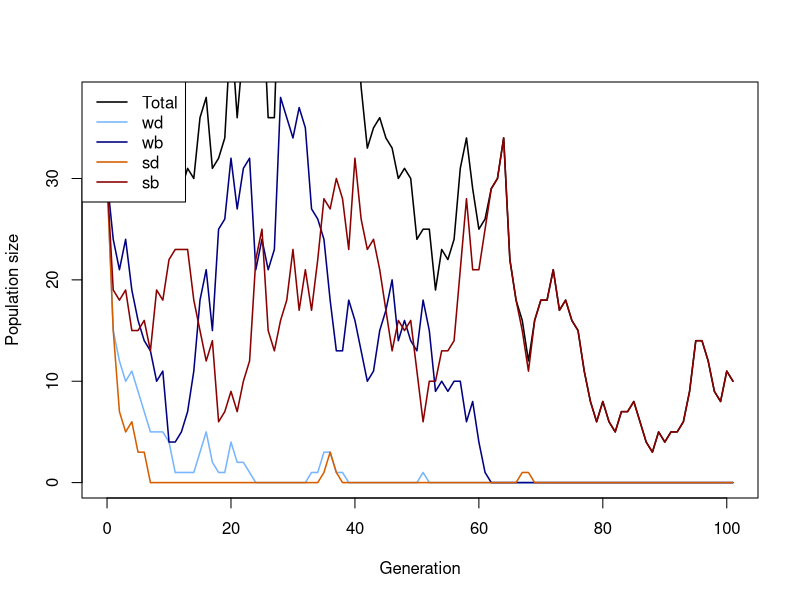
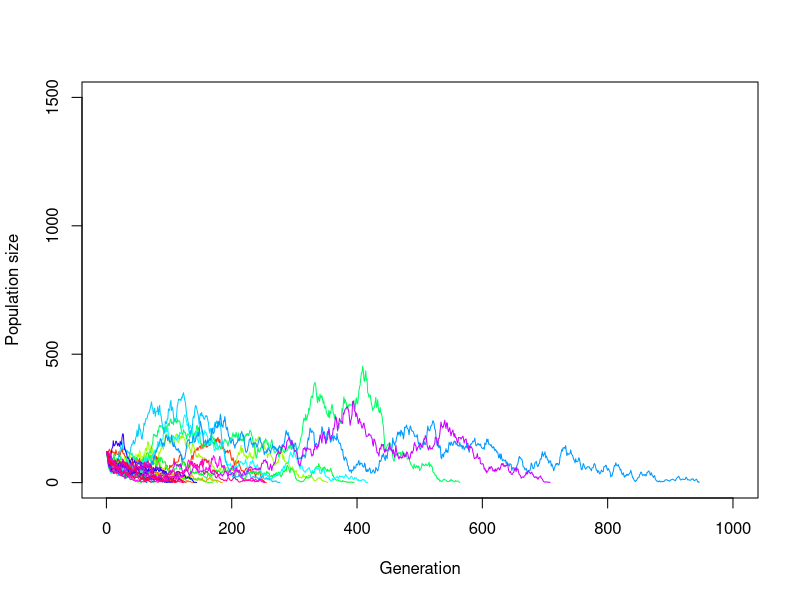
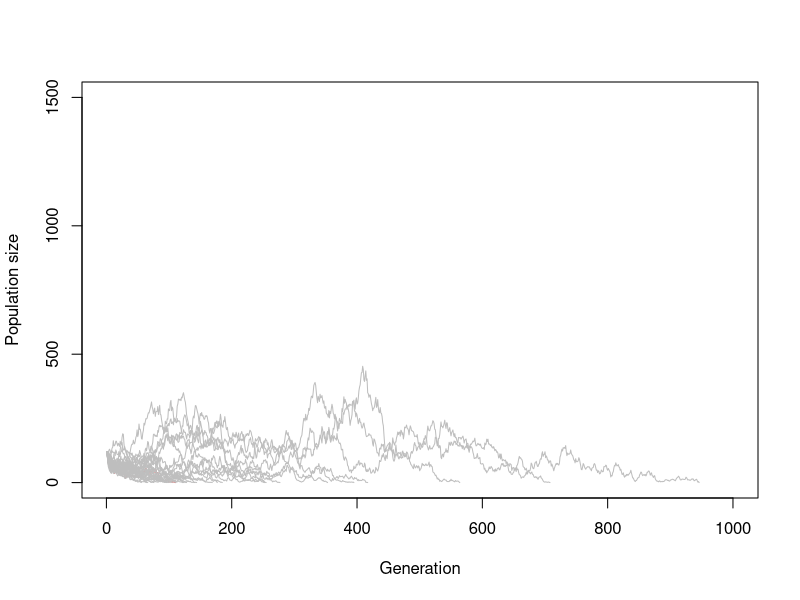
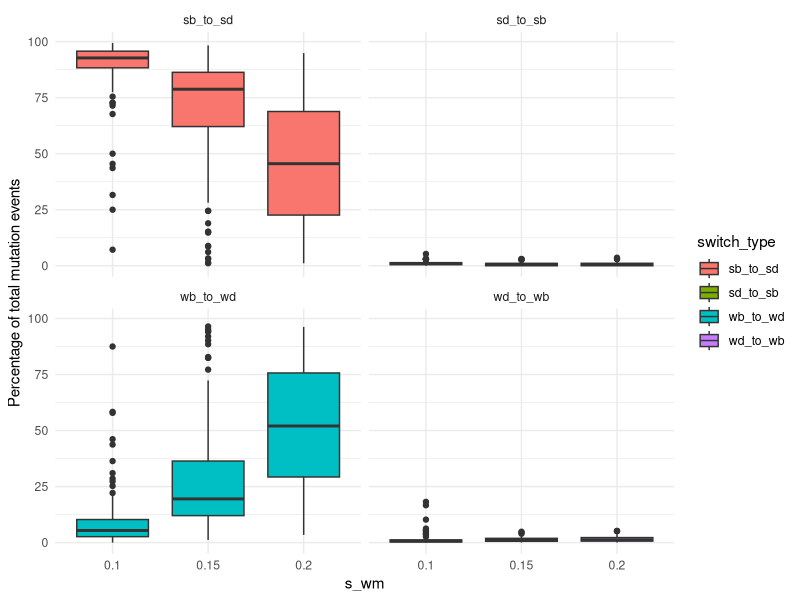
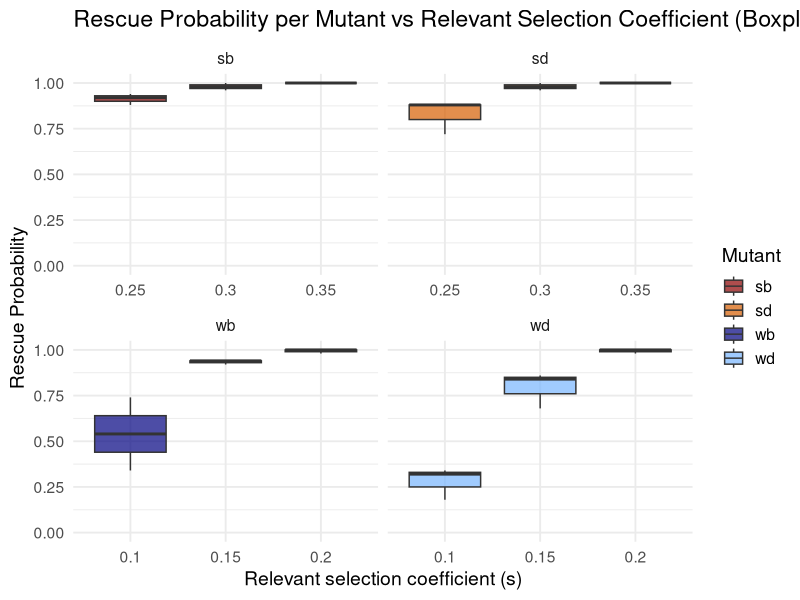
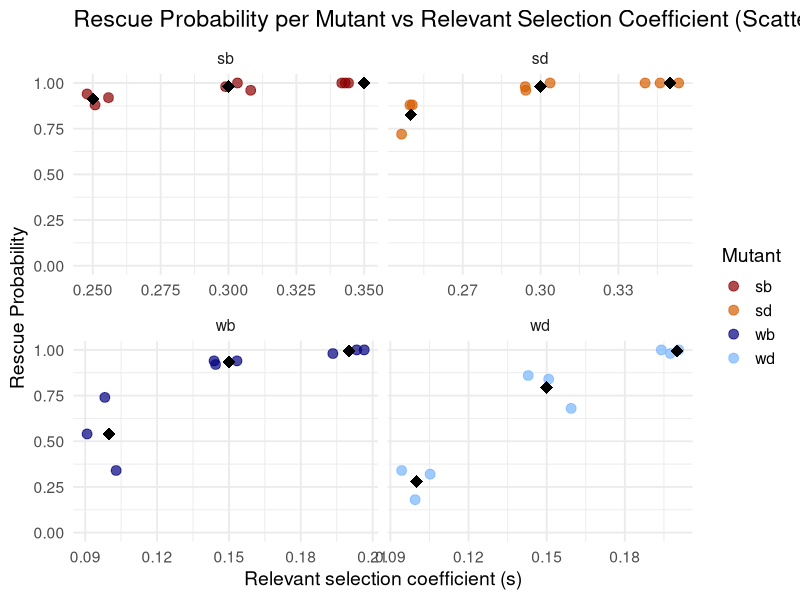
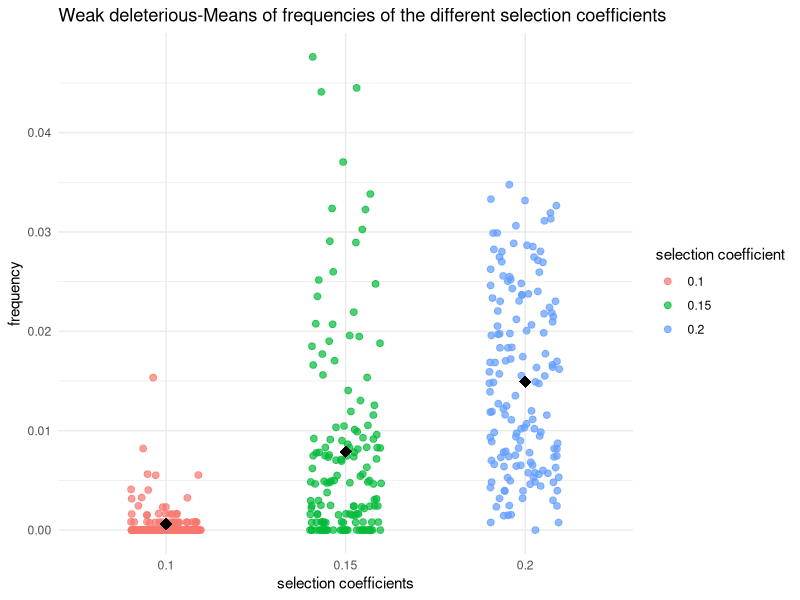
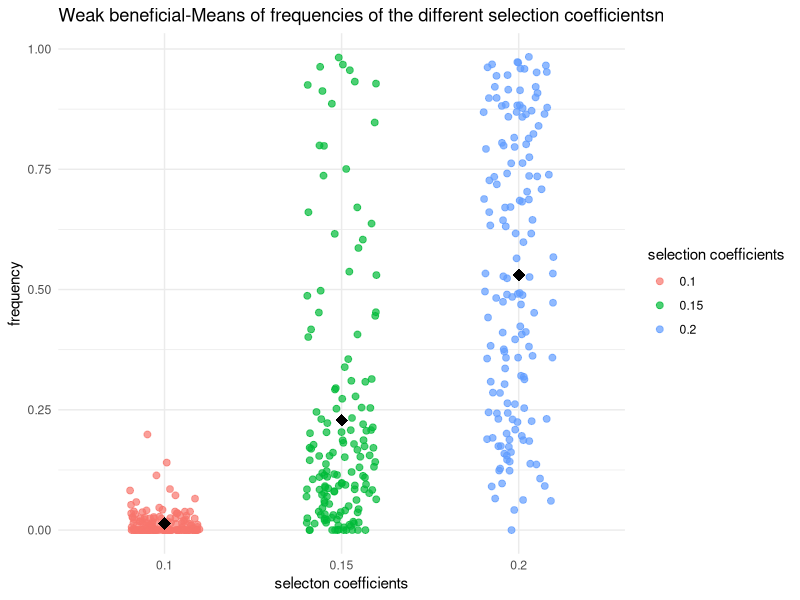

Generate these figures, in order, with R:
## ---- chunk 1
# Function for simulating one Generation in the Population
# adding the population sizes, decay rates, seleection coefficients and mutation rates
simulate_one_gen <- function(N_wd, N_wb, N_sd, N_sb, decay_rate_wm, decay_rate_sm, s_wm, s_sm, m_rate_wm, m_rate_sm) {
  
  # draw Offspring according to Poisson Distribution
  # altered so all four different mutations are considered 
  # for deleterious mutations the s is calculated minus (negative effect) and for the beneficial muation the s is added (positive effect)
  
  offsp_wd <- rpois(1, N_wd * (1-decay_rate_wm-s_wm))
  offsp_wb <- rpois(1, N_wb * (1-decay_rate_wm+s_wm))
  offsp_sd <- rpois(1, N_sd * (1-decay_rate_sm-s_sm))
  offsp_sb <- rpois(1, N_sb * (1-decay_rate_sm+s_sm))
  
  # draw changing Mutants according to Poisson Distribution
  # alterations considering the for different mutations 
  
  mut_wd_to_wb <- rpois(1, offsp_wd * m_rate_wm)
  mut_sd_to_sb <- rpois(1, offsp_sd * m_rate_sm)
  mut_wb_to_wd <- rpois(1, offsp_wb * m_rate_wm)
  mut_sb_to_sd <- rpois(1, offsp_sb * m_rate_sm)
  
  # determine new Population Sizes of all four Mutants (2 versions of weak Mutations   and 2   versions of strong Mutations)
  # to account for back mutations as well (beneficial to deleterious), mutations rates for these cases are added (mut_b_to_d)
  
  N_wd_new <- max(offsp_wd - mut_wd_to_wb+ mut_wb_to_wd,0)
  N_wb_new <- max(offsp_wb - mut_wb_to_wd+ mut_wd_to_wb,0)
  N_sd_new <- max(offsp_sd - mut_sd_to_sb+ mut_sb_to_sd,0)
  N_sb_new <- max(offsp_sb - mut_sb_to_sd+ mut_sd_to_sb,0)
  
  # with the return function, the new values for population sizes are stored
  
   # Return new population sizes and mutation changes
  return(list(
    N_wd_new = N_wd_new,
    N_wb_new = N_wb_new,
    N_sd_new = N_sd_new,
    N_sb_new = N_sb_new,
    mut_wb_to_wd = mut_wb_to_wd,
    mut_wd_to_wb = mut_wd_to_wb,
    mut_sb_to_sd = mut_sb_to_sd,
    mut_sd_to_sb = mut_sd_to_sb
  ))
}
  # with print we visualize the numbers we get for the population sizes and mutation changes, we simulate the population by setting our parameters to certain values 


print(simulate_one_gen(N_wd=50, N_wb=50, N_sd=50, N_sb=50, decay_rate_wm=0, decay_rate_sm=0, s_wm=0, s_sm=0, m_rate_wm=0.005, m_rate_sm=0.005))
## ---- chunk 2
# Simulation runs until the 100th Generation

max_gen=1000

#With this function we simulate over generations, we put initial population sizes of the four mutations, with the parameter max_gen we determine that our simulation maximally runs until the 100th geneeration

simulate_pop <- function(init_wd, init_wb,  init_sd, init_sb, decay_rate_wm, decay_rate_sm, s_wm, s_sm, m_rate_wm, m_rate_sm, max_gen) {
  
  # Create the Vector in which to save the Results
  pop_vector <- c(init_wd,init_wb, init_sd, init_sb)
  
  # initiate the variables
  pop_new <- c(init_wd, init_wb, init_sd, init_sb)
  
   # defining counters for mutation changes
  count_wb_to_wd <- 0
  count_wd_to_wb <- 0
  count_sb_to_sd <- 0
  count_sd_to_sb <- 0
  total_mut_events <- 0
  
  # run the Simulation until Generation max_gen
  for (i in 1:(max_gen + 1)) {
    
    # redefine the current Population one Generation later
    results <- simulate_one_gen(pop_new[1],pop_new[2],pop_new[3],pop_new[4], decay_rate_wm, decay_rate_sm, s_wm, s_sm, m_rate_wm, m_rate_sm)
    
    # add the new Population Sizes to the Output Vector
    pop_new <- c(results$N_wd_new, results$N_wb_new, results$N_sd_new, results$N_sb_new)
    pop_vector <- rbind(pop_vector,pop_new)
    
     # count for tracking Mutations
    count_wb_to_wd <- count_wb_to_wd + results$mut_wb_to_wd
    count_wd_to_wb <- count_wd_to_wb + results$mut_wd_to_wb
    count_sb_to_sd <- count_sb_to_sd + results$mut_sb_to_sd
    count_sd_to_sb <- count_sd_to_sb + results$mut_sd_to_sb
    total_mut_events <- total_mut_events + results$mut_wb_to_wd + results$mut_wd_to_wb +
      results$mut_sb_to_sd + results$mut_sd_to_sb
      
    # Condition to stop the Simulation before max_gen: either the Population exceeds 10 Times the Original Population Size, or it goes extinct
    
    if ((sum(pop_new) >= 10 * sum(c(init_wd, init_wb, init_sd, init_sb))) || sum(pop_new) == 0)
      break

}
    # calculating Mutation Frequencies percent
    if (total_mut_events > 0) {
    freq_wb_to_wd <- 100 * count_wb_to_wd / total_mut_events
    freq_wd_to_wb <- 100 * count_wd_to_wb / total_mut_events
    freq_sb_to_sd <- 100 * count_sb_to_sd / total_mut_events
    freq_sd_to_sb <- 100 * count_sd_to_sb / total_mut_events
  } else {
    freq_wb_to_wd <- freq_wd_to_wb <- freq_sb_to_sd <- freq_sd_to_sb <- 0
  }  
  # Define the Row and Column Names of the Output Vector
  rownames(pop_vector) <- (0:max_gen)[1:length(pop_vector[,1])] 
  
  # the colom-names in our vectors are according to our mutations (wd, wb, sd, sb)
  
  colnames(pop_vector) <- c("wd","wb", "sd", "sb")
  
    
  
  # Return mutation results
  return(list(
    population = pop_vector,
    switch_stats = data.frame(
      wb_to_wd = freq_wb_to_wd,
      wd_to_wb = freq_wd_to_wb,
      sb_to_sd = freq_sb_to_sd,
      sd_to_sb = freq_sd_to_sb
    )
  ))
}
  



# Test the Function and plot the Result

max_gen <- 100

# Simulation Data with certain values determined

output <- simulate_pop(init_wd=30, init_wb=30,  init_sd=30, init_sb=30, decay_rate_wm=0.1, decay_rate_sm=0.2, s_wm=0.1, s_sm=0.2, m_rate_wm=0.003, m_rate_sm=0.005,max_gen)

# show the last few Lines of the Data Table

print(tail(output))

# extractin Population-Matrix 
pop_matrix <- output$population

# assign frequencies of mutation changes
switch_stats <- output$switch_stats
print(switch_stats)

# determine x Axis Range 
x_range <- 0:(nrow(pop_matrix)-1)

# plot the Output
# this plots the total Population Size-black line visible in the plot
plot(x_range, pop_matrix[,1] + pop_matrix[,2] + pop_matrix[,3] + pop_matrix[,4],
     type='l', ylim=c(0,max(pop_matrix)), xlab="Generation", ylab="Population size",
     col="black", lwd=1.5)

# adding each mutant
lines(x_range, pop_matrix[,1], col="#77b5fe", lwd=1.5) # wd
lines(x_range, pop_matrix[,2], col="navyblue", lwd=1.5) # wb
lines(x_range, pop_matrix[,3], col="#D55E00", lwd=1.5) # sd
lines(x_range, pop_matrix[,4], col="darkred", lwd=1.5) # sb

# Legend
legend("topleft",
       legend=c("Total","wd","wb","sd","sb"),
       col=c("black","#77b5fe","navyblue","#D55E00","darkred"),
       lty=1, lwd=1.5)

# output of mutation changes in per cent
print(switch_stats)

## ---- chunk 3
# code for plotting the result of different populations in one plot
init_wd <- 30
init_wb <- 30
init_sd <- 30
init_sb <- 30
m_rate_wm <- 0.002 
m_rate_sm <- 0.003
decay_rate_wm <- 0.1
decay_rate_sm <- 0.2
s_wm <- 0.1
s_sm <- 0.2
max_gen <- 1000
replicates <- 30


# defining Data Frame to save one Row (Population Size for multiple Generations until max_gen) after one Loop
temp_output <- data.frame(array(NA, dim = c(0,max_gen)))
# defining Data Frame to save all Results from Loop
final_output <- data.frame(array(NA, dim = c(replicates,max_gen)))
# defining a Set of colors in order to color each Line differently
lines_colors <- rainbow(replicates)

# simulating a population multiple times
for (i in 1:replicates) {
  temp_output <- simulate_pop(
    init_wd, init_wb, init_sd, init_sb,
    decay_rate_wm, decay_rate_sm,
    s_wm, s_sm,
    m_rate_wm, m_rate_sm,
    max_gen = max_gen)
  # extract Pop Matrix
  pop_matrix <- temp_output$population
  
  # calculate Row Sums
  temp_output <- rowSums(pop_matrix[, c("wd", "wb", "sd", "sb")])
  # adding to Result Table
  final_output[i, 1:length(temp_output)]<-temp_output
}

# defining end_gen which is as long as the last Generation where the pop size is an actual Number and not NA yet
end_gen<-tail(which(!is.na(final_output[1,])), 1)
# Plot first Line / first Population
plot(x=1:max_gen,y=final_output[1,1:max_gen],type='l',ylim=c(0,max(1500, na.rm = TRUE)),xlab =  "Generation",ylab = "Population size", col = lines_colors[1])
# Loop for plotting each Row of Data Table / Population as a Line in the Plot
for (i in 1:replicates) {
  
  end_gen<-tail(which(!is.na(final_output[i,])), 1)
  # each line gets assigned to a Color of lines_colors
  lines(x=1:max_gen,y=final_output[i,1:max_gen], col=lines_colors[i])
  
  
}

# same plot only that all lines of populations that go extinct, are colored grey
# defining end_gen which is as long as the last Generation where the pop size is an actual Number and not NA yet
end_gen<-tail(which(!is.na(final_output[1,])), 1)
# Plot one Line / one Population
plot(x=1:max_gen,y=final_output[1,1:max_gen],type='l',ylim=c(0,max(1500, na.rm = TRUE)),xlab =  "Generation",ylab = "Population size", col = lines_colors[1])
# Loop for plotting each Row of Data Table / Population as a Line in the Plot
for (i in 1:replicates) {
  
  end_gen<-tail(which(!is.na(final_output[i,])), 1)
  # if the length of end_gen is shorter than max_gen,then the Line will be colored grey
  if (end_gen < max_gen){
    line_col <- "grey"
    # otherwise the line is colored randomly with another color
  } else {
    line_col <- lines_colors[i]
  }
  lines(x=1:max_gen,y=final_output[i,1:max_gen], col=line_col)
  
  
}

## ---- chunk 4
# set some Parameters to fixed Values

init_wd <- 30
init_wb <- 30
init_sd <- 30
init_sb <- 30
m_rate_wm <- 0.01
m_rate_sm <- 0.01
decay_rate_wm <- 0.1
decay_rate_sm <- 0.2
s_wm <- 0.2
s_sm <- 0.4
max_gen <- 1000
# determine how often to run the Simulation for each set of Parameters
no_replicates <- 50


# set Parameters to vary
s_values_wm <- c(0.10,0.15,0.2)
s_values_sm <- c(0.25,0.30,0.35)
#m_values_wm <- c(0.001,0.01,0.05)
#m_values_sm <- c(0.05,0.1,0.15)


# initialize Data Table - where to collect the Results
data_table <- c()
data_table_wd<- c()
data_table_wb<- c()
data_table_sd<- c()
data_table_sb<- c()
# empty list to save rescue results
rescue_results <- data.frame(
  s_wm = numeric(),
  s_sm = numeric(),
  replicate = integer(),
  rescued = integer()
)

# preparing list to save mutation changes (in per cent) for all replicates - only if they exist
switch_stats_all <- data.frame(
  s_wm = numeric(),
  s_sm = numeric(),
  replicate = integer(),
  wb_to_wd = numeric(),
  wd_to_wb = numeric(),
  sb_to_sd = numeric(),
  sd_to_sb = numeric()
)

library(dplyr)
library(ggplot2)
library(tidyr)

# define total runs and rescue count
total_runs<-0
rescue_count<-0
# run the Simulation across all chosen parameters
# loop over mutation rates
#for(mval_wm in m_values_wm){
 # for(mval_sm in m_values_sm){
    # loop over Selection strength
    for(sval_wm in s_values_wm){
      for(sval_sm in s_values_sm){
        # different Way of running many Simulations: make Replicates using "repeat" Function         with a counter i
        # reset Counter
        i<-1
        
        repeat {
          # increase Counter by one
          i<-i+1
          # defining total runs
          total_runs <- total_runs + 1
          # run the Simulation once
          one_run <- simulate_pop(init_wd, init_wb, init_sd, init_sb,
                                  decay_rate_wm, decay_rate_sm,
                                  sval_wm, sval_sm, m_rate_wm,m_rate_sm, max_gen)
          
          # determine total Population Sizes
         pop_matrix <- one_run$population


         total_size <- rowSums(pop_matrix)
          
          # Populationsextrakt
  pop_matrix <- one_run$population
  total_size <- rowSums(pop_matrix)
# saving mutation changes  
 if (!is.null(one_run$switch_stats) && nrow(one_run$switch_stats) > 0) {
  switch_stats <- one_run$switch_stats
  switch_stats_all <- rbind(
    switch_stats_all,
    data.frame(
      s_wm = sval_wm,
      s_sm = sval_sm,
      replicate = i-1,
      wb_to_wd = switch_stats$wb_to_wd,
      wd_to_wb = switch_stats$wd_to_wb,
      sb_to_sd = switch_stats$sb_to_sd,
      sd_to_sb = switch_stats$sd_to_sb
    )
  )
}
          
          
          # determine final Population Size for each Mutant
          N_end_wd <- pop_matrix[nrow(pop_matrix), "wd"]
          N_end_wb <- pop_matrix[nrow(pop_matrix), "wb"]
          N_end_sd <- pop_matrix[nrow(pop_matrix), "sd"]
          N_end_sb <- pop_matrix[nrow(pop_matrix), "sb"]
        
          total_end <- N_end_wd + N_end_wb + N_end_sd + N_end_sb
          # introduce rescue count
         rescued_wd <- ifelse(N_end_wd > 0, 1, 0)
         rescued_wb <- ifelse(N_end_wb > 0, 1, 0)
         rescued_sd <- ifelse(N_end_sd > 0, 1, 0)
         rescued_sb <- ifelse(N_end_sb > 0, 1, 0)

         
          # save rescue outcome (rescue or extinction)
          rescue_results <- rbind(rescue_results,
            data.frame(
              s_wm = sval_wm,
              s_sm = sval_sm,
              replicate = i - 1,
              rescued_wd = rescued_wd,
              rescued_wb = rescued_wb,
              rescued_sd = rescued_sd,
              rescued_sb = rescued_sb
  )
)

          # determine Frequencies of each mutant in the final Population
          freq_wd <- ifelse(total_end > 0, N_end_wd / total_end, 0)
          freq_wb <- ifelse(total_end > 0, N_end_wb / total_end, 0)
          freq_sd <- ifelse(total_end > 0, N_end_sd / total_end, 0)
          freq_sb <- ifelse(total_end > 0, N_end_sb / total_end, 0)
          
          
          
          data_table_wd<- rbind(data_table_wd, c(sval_wm,freq_wd))
          data_table_wb<- rbind(data_table_wb, c(sval_wm, freq_wb))
          data_table_sd<- rbind(data_table_sd,c(sval_sm, freq_sd))
          data_table_sb<-rbind(data_table_sb, c (sval_sm,freq_sb))
          # enter the Data into the Table
          data_table <- rbind(data_table,c(m_rate_wm = 0.001,m_rate_sm = 0.005,sval_wm,sval_sm,N_end_wd,N_end_wb, N_end_sd, N_end_sb,freq_wd, freq_wb, freq_sd,freq_sb)) # note that we add the                varying parameters (mutation rate and selection strength for each version of weak            and strong mutation) to the table too
          # stop the repeated Computation after no_replicates times
          
          
          if(i>no_replicates) break
          
        }
      }
    }
  #}
#}

# Population over generations
print(one_run$population)
# Mutation changes in percent
print(switch_stats_all)



# Make sure data is a proper data frame
data_table_wd <- as.data.frame(data_table_wd)

# If the column names are missing or wrong, set them
colnames(data_table_wd) <- c("V1", "V2")

# Add an index column for plotting along x-axis
data_table_wd$Index <- 1:nrow(data_table_wd)

# plotting mutation changes with different s values
switch_long <- switch_stats_all %>%
  pivot_longer(cols = c(wb_to_wd, wd_to_wb, sb_to_sd, sd_to_sb),
               names_to = "switch_type",
               values_to = "percent")

ggplot(switch_long, aes(x = factor(s_wm), y = percent, fill = switch_type)) +
  geom_boxplot() +
  facet_wrap(~ switch_type) +
  labs(x = "s_wm", y = "Percentage of total mutation events") +
  theme_minimal()

# calculate rescue probability per parameter combination



rescue_summary <- rescue_results %>%
  group_by(s_wm, s_sm) %>%
  summarise(
    rescue_prob_wd = mean(rescued_wd),
    rescue_prob_wb = mean(rescued_wb),
    rescue_prob_sd = mean(rescued_sd),
    rescue_prob_sb = mean(rescued_sb),
    .groups = "drop"
  )

print(rescue_summary)


# Prepare rescue data
rescue_long <- rescue_summary %>%
  pivot_longer(
    cols = starts_with("rescue_prob_"),
    names_to = "mutant",
    values_to = "rescue_prob"
  ) %>%
  mutate(
    mutant = gsub("rescue_prob_", "", mutant),
    s_value = case_when(
      mutant %in% c("wd", "wb") ~ s_wm,
      mutant %in% c("sd", "sb") ~ s_sm
    )
  )

library(ggplot2)

ggplot(rescue_long, aes(x = factor(s_value), y = rescue_prob, fill = mutant)) +
  geom_boxplot(alpha = 0.7) +
  scale_y_continuous(limits = c(0, 1)) +
  scale_fill_manual(values = c(
    "wd" = "#77b5fe", 
    "wb" = "navyblue", 
    "sd" = "#D55E00", 
    "sb" = "darkred"
  )) +
  facet_wrap(~ mutant, scales = "free_x") +
  labs(
    title = "Rescue Probability per Mutant vs Relevant Selection Coefficient (Boxplot)",
    x = "Relevant selection coefficient (s)",
    y = "Rescue Probability",
    fill = "Mutant"
  ) +
  theme_minimal(base_size = 14)

ggplot(rescue_long, aes(x = s_value, y = rescue_prob, color = mutant)) +
  geom_jitter(width = 0.01, height = 0, size = 3, alpha = 0.7) +
  stat_summary(fun = mean, geom = "point", shape = 18, size = 4, color = "black") +
  scale_y_continuous(limits = c(0, 1)) +
  scale_color_manual(values = c(
    "wd" = "#77b5fe", 
    "wb" = "navyblue", 
    "sd" = "#D55E00", 
    "sb" = "darkred"
  )) +
  facet_wrap(~ mutant, scales = "free_x") +
  labs(
    title = "Rescue Probability per Mutant vs Relevant Selection Coefficient (Scatterplot)",
    x = "Relevant selection coefficient (s)",
    y = "Rescue Probability",
    color = "Mutant"
  ) +
  theme_minimal(base_size = 14)














# plotting wd with different s values
  # making sure that its a data frame
data_table_wd <- as.data.frame(data_table_wd)
colnames(data_table_wd) <- c("V1", "V2")


  # Scatterplot of wd with jitter and mean 
library(ggplot2)
ggplot(data_table_wd, aes(x = factor(V1), y = V2, color = factor(V1))) +
  geom_jitter(width = 0.2, height = 0, size = 2, alpha = 0.7) +
  stat_summary(fun = mean, geom = "point", shape = 18, size = 4, color = "black") +
  labs(
    x = "selection coefficients",
    y = "frequency",
    color = "selection coefficient",
    title = "Weak deleterious-Means of frequencies of the different selection coefficients"
  ) +
  theme_minimal()

# plotting wb with different s values
  # making sure that its a data frame
data_table_wb <- as.data.frame(data_table_wb)
colnames(data_table_sb) <- c("V1", "V2")

# Scatterplot of wb with jitter and mean
ggplot(data_table_wb, aes(x = factor(V1), y = V2, color = factor(V1))) +
  geom_jitter(width = 0.2, height = 0, size = 2, alpha = 0.7) +
  stat_summary(fun = mean, geom = "point", shape = 18, size = 4, color = "black") +
  labs(
    x = "selecton coefficients",
    y = "frequency",
    color = "selection coefficients",
    title = "Weak beneficial-Means of frequencies of the different selection coefficientsn"
  ) +
  theme_minimal()

# plotting sd with different s values
  # making sure that its a data frame
data_table_sd <- as.data.frame(data_table_sd)

colnames(data_table_sd) <- c("V1", "V2")

  # Scatterplot of sd with jitter and mean
ggplot(data_table_sd, aes(x = factor(V1), y = V2, color = factor(V1))) +
  geom_jitter(width = 0.2, height = 0, size = 2, alpha = 0.7) +
  stat_summary(fun = mean, geom = "point", shape = 18, size = 4, color = "black") +
  labs(
    x = "selection coefficients ",
    y = "frequency",
    color = "selection coefficients",
    title = "Strong deletrious-Means of frequencies of the different selection coefficients"
  ) +
  theme_minimal()

# plotting sb with different s values
  # making sure that its a data frame

data_table_sb <- as.data.frame(data_table_sb)
colnames(data_table_sb) <- c("V1", "V2")

  # Scatterplot of sb with jitter and mean 
ggplot(data_table_sb, aes(x = factor(V1), y = V2, color = factor(V1))) +
  geom_jitter(width = 0.2, height = 0, size = 2, alpha = 0.7) +
  stat_summary(fun = mean, geom = "point", shape = 18, size = 4, color = "black") +
  labs(
    x = "selection coefficients",
    y = "frequency",
    color = "selection coefficients",
    title = "Strong beneficial-Means of frequencies of the different selection coefficients"
  ) +
  theme_minimal()


# mean Frequencies of each mutant
mean_freq_wd <- mean(freq_wd)*100
mean_freq_wb <- mean(freq_wb)*100
mean_freq_sd <- mean(freq_sd)*100
mean_freq_sb <- mean(freq_sb)*100

print(paste("Mean frequency of wd =", mean_freq_wd) )
print(paste("Mean frequency of wb =", mean_freq_wb) )
print(paste("Mean frequency of sd =", mean_freq_sd) )
print(paste("Mean frequency of sb =", mean_freq_sb) )

# define Column Names of Data Table
colnames(data_table) <- c("m_rate_wm","m_rate_sm","s_wm","s_sm","N_end_wd", "N_end_wb", "N_end_sd", "N_end_sb","freq_wd", "freq_wb", "freq_sd","freq_sb")
# show the first and last Lines of the Output
print(head(data_table))
print(tail(data_table))
## ---- chunk 5
init_wd <- 50
init_wb <- 50
init_sd <- 50
init_sb <- 50
#m_rate_wm <- 0.001
#m_rate_sm <- 0.005
decay_rate_wm <- 0.15
decay_rate_sm <- 0.25
s_wm <- 0.2
s_sm <- 0.3
max_gen <- 1000
# determine how often to run the Simulation for each set of Parameters
no_replicates <- 50


# set Parameters to vary
s_values_wm <- c(0.05,0.10,0.15)
s_values_sm <- c(0.2,0.25,0.30)
m_values_wm <- c(0.002,0.004,0.006)
m_values_sm <- c(0.006,0.008,0.010)





# initialize Data Table - where to collect the Results
data_table <- c()
data_table_wd<- c()
data_table_wb<- c()
data_table_sd<- c()
data_table_sb<- c()
# empty list to save rescue results
rescue_results <- data.frame(
  s_sm = numeric(),
  m_rate_sm = numeric(),
  replicate = integer(),
  rescued_sd = integer(),
  rescued_sb = integer()
)

# define total runs and rescue count
total_runs<-0
rescue_count<-0
# run the Simulation across all chosen parameters
# loop over mutation rates
for(mval_sm in m_values_sm){
  for(sval_sm in s_values_sm){
    for(rep in 1:no_replicates){
      
      # Run your simulation
      one_run <- simulate_pop(init_wd, init_wb, init_sd, init_sb,
                              decay_rate_wm, decay_rate_sm,
                              sval_sm, s_wm, mval_sm, m_rate_wm, max_gen)
      
      # Final population sizes for wm
      pop_matrix <- one_run$population
      N_end_sd <- pop_matrix[nrow(pop_matrix), "sd"]
      N_end_sb <- pop_matrix[nrow(pop_matrix), "sb"]

      
      # Determine rescue outcomes
      rescued_sd <- as.integer(N_end_sd > 0)
      rescued_sb <- as.integer(N_end_sb > 0)
      
      # Append results
      rescue_results <- rbind(rescue_results,
                              data.frame(
                                s_sm = sval_sm,
                                m_rate_sm = mval_sm,
                                replicate = rep,
                                rescued_sd = rescued_sd,
                                rescued_sb = rescued_sb
                              ))
    }
  }
}

library(dplyr)

library(dplyr)

rescue_summary <- rescue_results %>%
  group_by(s_sm, m_rate_sm) %>%
  summarise(
    rescue_prob_sd = mean(rescued_sd),
    rescue_prob_sb = mean(rescued_sb),
    .groups = "drop"
  )
library(tidyr)
library(ggplot2)

rescue_long <- rescue_summary %>%
  pivot_longer(cols = starts_with("rescue_prob_"),
               names_to = "mutant",
               values_to = "rescue_prob") %>%
  mutate(
    mutant = gsub("rescue_prob_", "", mutant)
  )





ggplot(rescue_summary, aes(x=factor(s_sm), y=factor(m_rate_sm), fill=rescue_prob_sd)) +
  geom_tile() +
  scale_fill_gradientn(
    colors = c("blue", "#FFB3B3", "red"),
    values = c(0, 0.3, 1),   # mehr Detail bei niedrigen Werten
    limits = c(0, 0.06),
    name = "Rescue Prob sd"
  ) +
  labs(
    title = "Heatmap rescue probability of strong deleterious mutation",
    x = "strong selection-coefficients",
    y = "mutation rates strong mutation"
  ) +
  theme_minimal()





ggplot(rescue_summary, aes(x=factor(s_sm), y=factor(m_rate_sm), fill=rescue_prob_sb)) +
  geom_tile() +
  scale_fill_gradientn(
    colors = c("blue", "#FFB3B3", "red"),
    values = c(0, 0.3, 1),   # mehr Detail bei niedrigen Werten
    limits = c(0, 0.8),
    name = "Rescue Prob sb"
  ) +
  labs(
    title = "Heatmap rescue probability of strong beneficial mutation",
    x = "strong selection coefficients",
    y = "mutation rates strong mutation"
  ) +
  theme_minimal()


init_wd <- 50
init_wb <- 50
init_sd <- 50
init_sb <- 50
#m_rate_wm <- 0.001
#m_rate_sm <- 0.005
decay_rate_wm <- 0.15
decay_rate_sm <- 0.25
s_wm <- 0.2
s_sm <- 0.3
max_gen <- 1000
# determine how often to run the Simulation for each set of Parameters
no_replicates <- 50


# set Parameters to vary
s_values_wm <- c(0.05,0.10,0.15)
s_values_sm <- c(0.2,0.25,0.30)
m_values_wm <- c(0.002,0.004,0.006)
m_values_sm <- c(0.006,0.008,0.010)



# initialize Data tables
data_table <- c()
data_table_wd<- c()
data_table_wb<- c()
data_table_sd<- c()
data_table_sb<- c()
# empty list to save rescue results
rescue_results <- data.frame(
  s_wm = numeric(),
  m_rate_wm = numeric(),
  replicate = integer(),
  rescued_wd = integer(),
  rescued_wb = integer()
)

# define total runs and rescue count
total_runs<-0
rescue_count<-0
# run the Simulation across all chosen parameters
# loop over mutation rates
for(mval_wm in m_values_wm){
  for(sval_wm in s_values_wm){
    for(rep in 1:no_replicates){
      
      # Run your simulation
      one_run <- simulate_pop(init_wd, init_wb, init_sd, init_sb,
                              decay_rate_wm, decay_rate_sm,
                              sval_wm, s_sm, mval_wm, m_rate_sm, max_gen)
      
      # Final population sizes for wm
    N_end_wd <- pop_matrix[nrow(pop_matrix), "wd"]
    N_end_wb <- pop_matrix[nrow(pop_matrix), "wb"]

      # Determine rescue outcomes
      rescued_wd <- as.integer(N_end_wd > 0)
      rescued_wb <- as.integer(N_end_wb > 0)
      
      # Append results
      rescue_results <- rbind(rescue_results,
                              data.frame(
                                s_wm = sval_wm,
                                m_rate_wm = mval_wm,
                                replicate = rep,
                                rescued_wd = rescued_wd,
                                rescued_wb = rescued_wb
                              ))
    }
  }
}

library(dplyr)

rescue_summary <- rescue_results %>%
  group_by(s_wm, m_rate_wm) %>%
  summarise(
    rescue_prob_wd = mean(rescued_wd),
    rescue_prob_wb = mean(rescued_wb),
    .groups = "drop"
  )





library(tidyr)
library(ggplot2)

rescue_long <- rescue_summary %>%
  pivot_longer(cols = starts_with("rescue_prob_"),
               names_to = "mutant",
               values_to = "rescue_prob") %>%
  mutate(
    mutant = gsub("rescue_prob_", "", mutant)
  )




ggplot(rescue_summary, aes(x=factor(s_wm), y=factor(m_rate_wm), fill=rescue_prob_wd)) +
  geom_tile() +
  scale_fill_gradientn(
    colors = c("blue", "#FFB3B3", "red"),
    values = c(0, 0.2, 1),   # mehr Detail bei niedrigen Werten
    limits = c(0, 0.4),
    name = "Rescue Prob wd"
  ) +
  labs(
    title = "Heatmap rescue probability of weak deleterious mutation",
    x = "weak selection coefficients",
    y = "mutation rates weak mutation"
  ) +
  theme_minimal()

ggplot(rescue_summary, aes(x=factor(s_wm), y=factor(m_rate_wm), fill=rescue_prob_wb)) +
  geom_tile() +
  scale_fill_gradientn(
    colors = c("blue", "#FFB3B3", "red"),
    values = c(0, 0.3, 1),   # mehr Detail bei niedrigen Werten
    limits = c(0, 0.75),
    name = "Rescue Prob wb"
  ) +
  labs(
    title = "Heatmap rescue probability of weak beneficial mutation",
    x = "weak selection coefficients",
    y = "mutation rates weak mutation"
  ) +
  theme_minimal()
